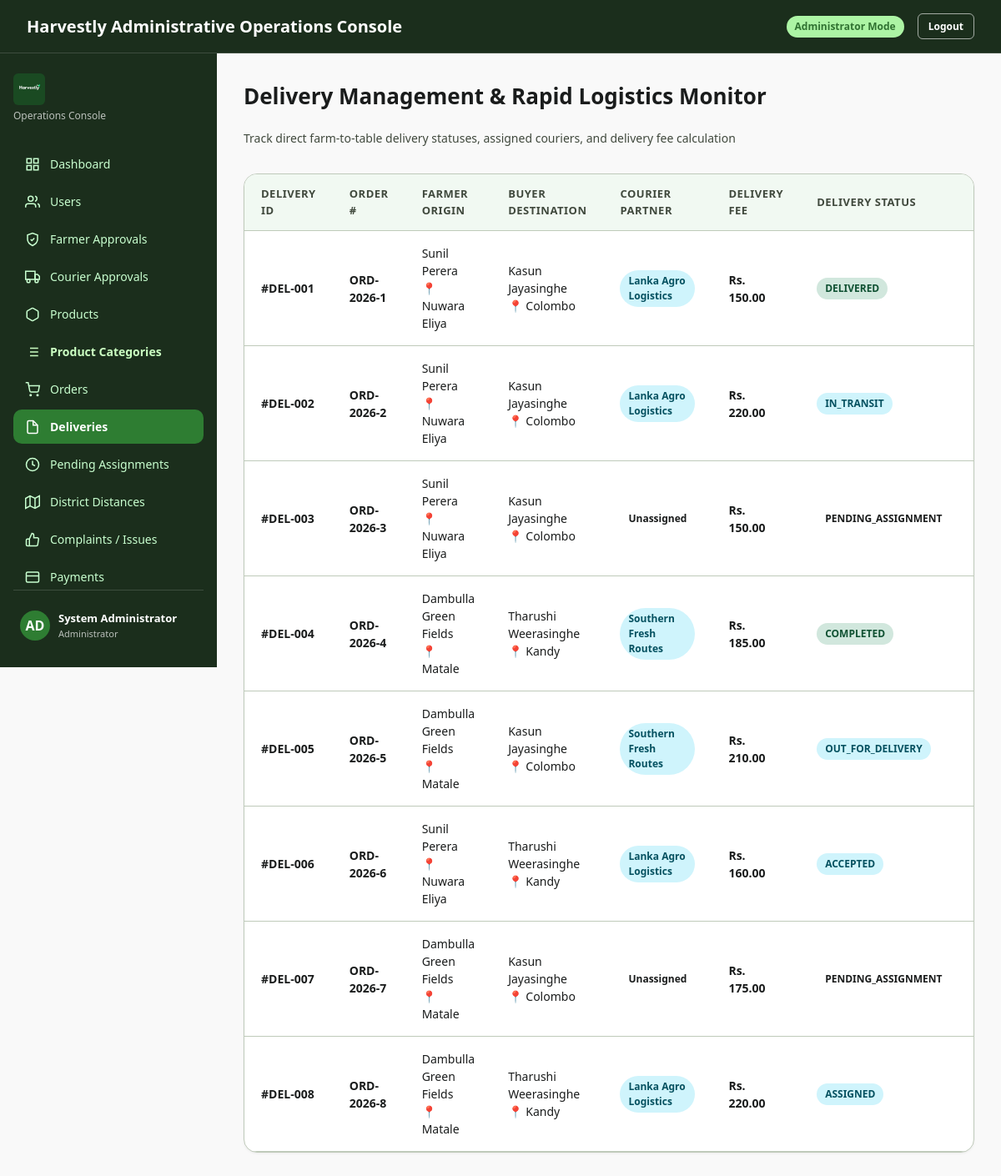
The app's page /index.php?page=admin_deliveries (signed in) with its own data.
### tables this page shows
CREATE TABLE IF NOT EXISTS deliveries (
    delivery_id BIGINT UNSIGNED AUTO_INCREMENT PRIMARY KEY,
    order_id BIGINT UNSIGNED NOT NULL,
    courier_partner_id BIGINT UNSIGNED NULL,
    delivery_status ENUM(
        'PENDING_ASSIGNMENT','ASSIGNED','ACCEPTED','PICKED_UP','IN_TRANSIT',
        'OUT_FOR_DELIVERY','DELIVERED','COMPLETED','UNDELIVERABLE','CANCELLED'
    ) NOT NULL DEFAULT 'PENDING_ASSIGNMENT',
    assigned_at DATETIME NULL,
    accepted_at DATETIME NULL,
    picked_up_at DATETIME NULL,
    in_transit_at DATETIME NULL,
    out_for_delivery_at DATETIME NULL,
    delivered_at DATETIME NULL,
    buyer_confirmation_deadline DATETIME NULL,
    completed_at DATETIME NULL,
    active_attempt_count TINYINT UNSIGNED NOT NULL DEFAULT 0,
    created_at TIMESTAMP NOT NULL DEFAULT CURRENT_TIMESTAMP,
    updated_at TIMESTAMP NOT NULL DEFAULT CURRENT_TIMESTAMP ON UPDATE CURRENT_TIMESTAMP,
    CONSTRAINT fk_delivery_order
        FOREIGN KEY (order_id) REFERENCES orders(order_id),
    CONSTRAINT fk_delivery_courier
        FOREIGN KEY (courier_partner_id) REFERENCES users(user_id),
    UNIQUE KEY uq_delivery_order (order_id),
    KEY idx_delivery_courier_status (courier_partner_id, delivery_status),
    KEY idx_delivery_status (delivery_status)
);

CREATE TABLE IF NOT EXISTS users (
    user_id BIGINT UNSIGNED AUTO_INCREMENT PRIMARY KEY,
    role ENUM('BUYER','FARMER','COURIER_PARTNER','ADMIN') NOT NULL,
    full_name VARCHAR(120) NOT NULL,
    email VARCHAR(190) NOT NULL,
    password_hash VARCHAR(255) NOT NULL,
    phone VARCHAR(25) NULL,
    account_status ENUM('PENDING','ACTIVE','REJECTED','SUSPENDED') NOT NULL DEFAULT 'PENDING',
    last_login_at DATETIME NULL,
    created_at TIMESTAMP NOT NULL DEFAULT CURRENT_TIMESTAMP,
    updated_at TIMESTAMP NOT NULL DEFAULT CURRENT_TIMESTAMP ON UPDATE CURRENT_TIMESTAMP,
    UNIQUE KEY uq_users_email (email),
    KEY idx_users_role_status (role, account_status)
);

CREATE TABLE IF NOT EXISTS districts (
    district_id SMALLINT UNSIGNED AUTO_INCREMENT PRIMARY KEY,
    district_name VARCHAR(60) NOT NULL,
    province_name VARCHAR(60) NOT NULL,
    is_active TINYINT(1) NOT NULL DEFAULT 1,
    created_at TIMESTAMP NOT NULL DEFAULT CURRENT_TIMESTAMP,
    updated_at TIMESTAMP NOT NULL DEFAULT CURRENT_TIMESTAMP ON UPDATE CURRENT_TIMESTAMP,
    UNIQUE KEY uq_district_name (district_name),
    KEY idx_district_active (is_active)
);

CREATE TABLE IF NOT EXISTS orders (
    order_id BIGINT UNSIGNED AUTO_INCREMENT PRIMARY KEY,
    buyer_id BIGINT UNSIGNED NOT NULL,
    farmer_id BIGINT UNSIGNED NOT NULL,
    source_type ENUM('NORMAL','PREORDER') NOT NULL DEFAULT 'NORMAL',

    recipient_name VARCHAR(120) NOT NULL,
    recipient_phone VARCHAR(25) NOT NULL,
    delivery_address_line1 VARCHAR(180) NOT NULL,
    delivery_address_line2 VARCHAR(180) NULL,
    delivery_city_town VARCHAR(100) NULL,
    delivery_postal_code VARCHAR(20) NULL,
    destination_district_id SMALLINT UNSIGNED NOT NULL,

    product_subtotal DECIMAL(12,2) NOT NULL DEFAULT 0.00,
    farmer_marketplace_fee DECIMAL(12,2) NOT NULL DEFAULT 0.00,
    buyer_service_fee DECIMAL(12,2) NOT NULL DEFAULT 0.00,
    delivery_fee DECIMAL(12,2) NOT NULL DEFAULT 0.00,
    grand_total DECIMAL(12,2) NOT NULL DEFAULT 0.00,

    order_status ENUM(
        'PENDING_PAYMENT','PAID','ACCEPTED','PREPARING','READY_FOR_DELIVERY',
        'PENDING_ASSIGNMENT','ASSIGNED','PICKED_UP','IN_TRANSIT','OUT_FOR_DELIVERY',
        'DELIVERED','COMPLETED','UNDELIVERABLE','REJECTED','CANCELLED'
    ) NOT NULL DEFAULT 'PENDING_PAYMENT',

    paid_at DATETIME NULL,
    accepted_at DATETIME NULL,
    ready_for_delivery_at DATETIME NULL,
    delivered_at DATETIME NULL,
    completed_at DATETIME NULL,
    review_deadline DATETIME NULL,
    cancelled_at DATETIME NULL,
    cancellation_reason VARCHAR(500) NULL,

    created_at TIMESTAMP NOT NULL DEFAULT CURRENT_TIMESTAMP,
    updated_at TIMESTAMP NOT NULL DEFAULT CURRENT_TIMESTAMP ON UPDATE CURRENT_TIMESTAMP,

    CONSTRAINT fk_order_buyer
        FOREIGN KEY (buyer_id) REFERENCES users(user_id),
    CONSTRAINT fk_order_farmer
        FOREIGN KEY (farmer_id) REFERENCES users(user_id),
    CONSTRAINT fk_order_destination_district
        FOREIGN KEY (destination_district_id) REFERENCES districts(district_id),

    KEY idx_order_buyer (buyer_id, created_at),
    KEY idx_order_farmer_status (farmer_id, order_status),
    KEY idx_order_status (order_status),
    KEY idx_order_destination (destination_district_id)
);

### config/database.php (called while the page is built, shortened)
<?php
function getDBConnection() {
    static $conn = null;
    if ($conn === null) {
        $conn = new mysqli(DB_HOST, DB_USER, DB_PASS, DB_NAME, DB_PORT);
        $conn->set_charset("utf8mb4");
    }
    return $conn;
}

### admin/models/AdminModel.php (called while the page is built, shortened)
<?php
require_once __DIR__ . '/../../config/database.php';
class AdminModel {
    private $db;
    public function __construct() {
        $this->db = getDBConnection();
        $this->ensureCategoryDescriptionColumn();
    }
    private function ensureCategoryDescriptionColumn() {
        $result = $this->db->query("SHOW COLUMNS FROM product_categories LIKE 'description'");
    }
    public function getAllDeliveries() {
        $result = $this->db->query("
            SELECT d.delivery_id as id, o.order_id, CONCAT('ORD-2026-', o.order_id) as order_number,
                   b.full_name as buyer_name, dist_dest.district_name as destination_district,
                   f.full_name as farmer_name, dist_orig.district_name as origin_district,
                   cp.full_name as courier_name, o.delivery_fee, d.delivery_status, d.created_at as order_date
            FROM deliveries d
            JOIN orders o ON d.order_id = o.order_id
            JOIN users b ON o.buyer_id = b.user_id
            JOIN users f ON o.farmer_id = f.user_id
            LEFT JOIN farmer_profiles fp ON f.user_id = fp.farmer_id
            LEFT JOIN districts dist_orig ON fp.district_id = dist_orig.district_id
            LEFT JOIN districts dist_dest ON o.destination_district_id = dist_dest.district_id
            LEFT JOIN users cp ON d.courier_partner_id = cp.user_id
            ORDER BY d.created_at DESC
        ");
        return $result ? $result->fetch_all(MYSQLI_ASSOC) : [];
    }
}

### includes/functions.php (called while the page is built, shortened)
<?php
function sanitize($data) {
    return htmlspecialchars(trim((string)$data), ENT_QUOTES, 'UTF-8');
}

### admin/views/deliveries.php (the view, shortened to what this page needs)
<div class="view-container">
    <div class="page-header mb-6">
        <h1 class="text-2xl font-bold text-on-surface">Delivery Management & Rapid Logistics Monitor</h1>
        <p class="text-sm text-on-surface-variant">Track direct farm-to-table delivery statuses, assigned couriers, and delivery fee calculation</p>
    </div>
    <div class="card p-0 overflow-hidden">
        <div class="table-responsive">
            <table class="data-table">
                <thead>
                    <tr>
                        <th>Delivery ID</th>
                        <th>Order #</th>
                        <th>Farmer Origin</th>
                        <th>Buyer Destination</th>
                        <th>Courier Partner</th>
                        <th>Delivery Fee</th>
                        <th>Delivery Status</th>
                        <th>Date</th>
                    </tr>
                </thead>
                <tbody>
                    <?php if (empty($deliveries)): ?>
                        <tr>
                            <td colspan="8" class="text-center py-8 text-on-surface-variant">No active or historical deliveries recorded yet.</td>
                        </tr>
                    <?php else: ?>
                        <?php foreach ($deliveries as $del): ?>
                            <tr>
                                <td><strong>#DEL-<?= sprintf('%03d', $del['id']); ?></strong></td>
                                <td class="font-bold text-primary"><?= sanitize($del['order_number']); ?></td>
                                <td>
                                    <div><?= sanitize($del['farmer_name'] ?? 'Local Grower'); ?></div>
                                    <div class="text-xs text-outline">📍 <?= sanitize($del['origin_district'] ?? 'Nuwara Eliya'); ?></div>
                                </td>
                                <td>
                                    <div><?= sanitize($del['buyer_name']); ?></div>
                                    <div class="text-xs text-outline">📍 <?= sanitize($del['destination_district'] ?? 'Colombo'); ?></div>
                                </td>
                                <td>
                                    <?php if (!empty($del['courier_name'])): ?>
                                        <span class="badge badge-info"><?= sanitize($del['courier_name']); ?></span>
                                    <?php else: ?>
                                        <span class="badge badge-warning">Unassigned</span>
                                    <?php endif; ?>
                                </td>
                                <td><strong>Rs. <?= number_format($del['delivery_fee'], 2); ?></strong></td>
                                <td>
                                    <?php
                                    $st = strtoupper($del['delivery_status']);
                                    $badgeClass = 'badge-info';
                                    if ($st === 'DELIVERED' || $st === 'COMPLETED') $badgeClass = 'badge-success';
                                    else if ($st === 'PENDING_ASSIGNMENT' || $st === 'PENDING') $badgeClass = 'badge-warning';
                                    else if ($st === 'UNDELIVERABLE' || $st === 'CANCELLED') $badgeClass = 'badge-danger';
                                    ?>
                                    <span class="badge <?= $badgeClass; ?>"><?= sanitize($st); ?></span>
                                </td>
                                <td><?= date('M d, Y H:i', strtotime($del['order_date'] ?? 'now')); ?></td>
                            </tr>
                        <?php endforeach; ?>
                    <?php endif; ?>
                </tbody>
            </table>
        </div>
    </div>
</div>

### css/style.css (style rules this page uses)
:root { --color-primary: #0d631b; --color-primary-hover: #0a4f15; --color-primary-container: #2e7d32; --color-on-primary: #ffffff; --color-secondary: #2a6b2c; --color-secondary-container: #acf4a4; --color-on-secondary-container: #307231; --color-background: #f9f9f9; --color-surface: #ffffff; --color-surface-container: #edf7ee; --color-surface-container-low: #f1f9f2; --color-surface-container-high: #e5f2e6; --color-on-surface: #1a1c1c; --color-on-surface-variant: #40493d; --color-outline: #707a6c; --color-outline-variant: #bfcaba; --color-sidebar-bg: rgb(27, 46, 28); --color-sidebar-text: #c8ffcf; --color-sidebar-active: #2e7d32; --color-error: #2e7d32; --color-error-container: #e8f5e9; --color-warning: #b58100; --color-warning-container: #ffecb3; --font-family: system-ui, -apple-system, BlinkMacSystemFont, 'Segoe UI', Roboto, Helvetica, Arial, sans-serif; --radius-sm: 6px; --radius-md: 10px; --radius-lg: 16px; --radius-xl: 24px; --shadow-sm: 0 1px 3px rgba(0,0,0,0.06); --shadow-md: 0 4px 16px rgba(0,0,0,0.08); --shadow-lg: 0 10px 30px rgba(0,0,0,0.12); }
* { box-sizing: border-box; margin: 0; padding: 0; }
body { font-family: var(--font-family); background-color: var(--color-background); color: var(--color-on-surface); line-height: 1.5; min-height: 100vh; display: flex; flex-direction: column; }
.data-table { width: 100%; border-collapse: collapse; text-align: left; font-size: 14px; }
.data-table th { background-color: var(--color-surface-container-low); padding: 14px 20px; font-weight: 700; color: var(--color-on-surface-variant); border-bottom: 1px solid var(--color-outline-variant); font-size: 13px; text-transform: uppercase; letter-spacing: 0.5px; }
.data-table td { padding: 16px 20px; border-bottom: 1px solid var(--color-outline-variant); color: var(--color-on-surface); vertical-align: middle; }
.badge { display: inline-flex; align-items: center; gap: 4px; padding: 4px 10px; border-radius: 9999px; font-size: 12px; font-weight: 600; }
.badge-success { background-color: #d1e7dd; color: #0f5132; }
.badge-info { background-color: #cff4fc; color: #055160; }
.view-container { padding: 32px; flex: 1; max-width: 1400px; width: 100%; margin: 0 auto; }
.page-header { display: flex; flex-wrap: wrap; align-items: center; justify-content: space-between; gap: 16px; margin-bottom: 24px; }
.page-header h1 { font-size: 26px; font-weight: 800; color: var(--color-on-surface); }
.page-header p { font-size: 14px; color: var(--color-on-surface-variant); margin-top: 4px; }
.card { background-color: var(--color-surface); border: 1px solid var(--color-outline-variant); border-radius: var(--radius-lg); padding: 24px; box-shadow: var(--shadow-sm); margin-bottom: 24px; }
.table-responsive { overflow-x: auto; }
.text-primary { color: var(--color-primary); }
.text-on-surface { color: var(--color-on-surface); }
.text-on-surface-variant { color: var(--color-on-surface-variant); }
.overflow-hidden { overflow: hidden; }
.p-0 { padding: 0; }
.mb-6 { margin-bottom: 32px; }
.text-2xl { font-size: 26px; }
.text-sm { font-size: 14px; }
.font-bold { font-weight: 700; }

### records on screen
deliveries: delivery_id "001", order_number "ORD-2026-1", users.full_name "Sunil Perera", districts.district_name "Nuwara Eliya", users.full_name "Kasun Jayasinghe", districts.district_name "Colombo", courier_partner.full_name "Lanka Agro Logistics", order.delivery_fee "150.00", delivery_status "DELIVERED"
deliveries: delivery_id "002", order_number "ORD-2026-2", users.full_name "Sunil Perera", districts.district_name "Nuwara Eliya", users.full_name "Kasun Jayasinghe", districts.district_name "Colombo", courier_partner.full_name "Lanka Agro Logistics", order.delivery_fee "220.00", delivery_status "IN_TRANSIT"
deliveries: delivery_id "003", order_number "ORD-2026-3", users.full_name "Sunil Perera", districts.district_name "Nuwara Eliya", users.full_name "Kasun Jayasinghe", districts.district_name "Colombo", shows "Unassigned", order.delivery_fee "150.00", delivery_status "PENDING_ASSIGNMENT"
deliveries: delivery_id "004", order_number "ORD-2026-4", users.full_name "Dambulla Green Fields", districts.district_name "Matale", users.full_name "Tharushi Weerasinghe", districts.district_name "Kandy", courier_partner.full_name "Southern Fresh Routes", order.delivery_fee "185.00", delivery_status "COMPLETED"
deliveries: delivery_id "005", order_number "ORD-2026-5", users.full_name "Dambulla Green Fields", districts.district_name "Matale", users.full_name "Kasun Jayasinghe", districts.district_name "Colombo", courier_partner.full_name "Southern Fresh Routes", order.delivery_fee "210.00", delivery_status "OUT_FOR_DELIVERY"
deliveries: delivery_id "006", order_number "ORD-2026-6", users.full_name "Sunil Perera", districts.district_name "Nuwara Eliya", users.full_name "Tharushi Weerasinghe", districts.district_name "Kandy", courier_partner.full_name "Lanka Agro Logistics", order.delivery_fee "160.00", delivery_status "ACCEPTED"
deliveries: delivery_id "007", order_number "ORD-2026-7", users.full_name "Dambulla Green Fields", districts.district_name "Matale", users.full_name "Kasun Jayasinghe", districts.district_name "Colombo", shows "Unassigned", order.delivery_fee "175.00", delivery_status "PENDING_ASSIGNMENT"
deliveries: delivery_id "008", order_number "ORD-2026-8", users.full_name "Dambulla Green Fields", districts.district_name "Matale", users.full_name "Tharushi Weerasinghe", districts.district_name "Kandy", courier_partner.full_name "Lanka Agro Logistics", order.delivery_fee "220.00", delivery_status "ASSIGNED"

### other values on screen
$_SESSION['user_name'] "System Administrator"
